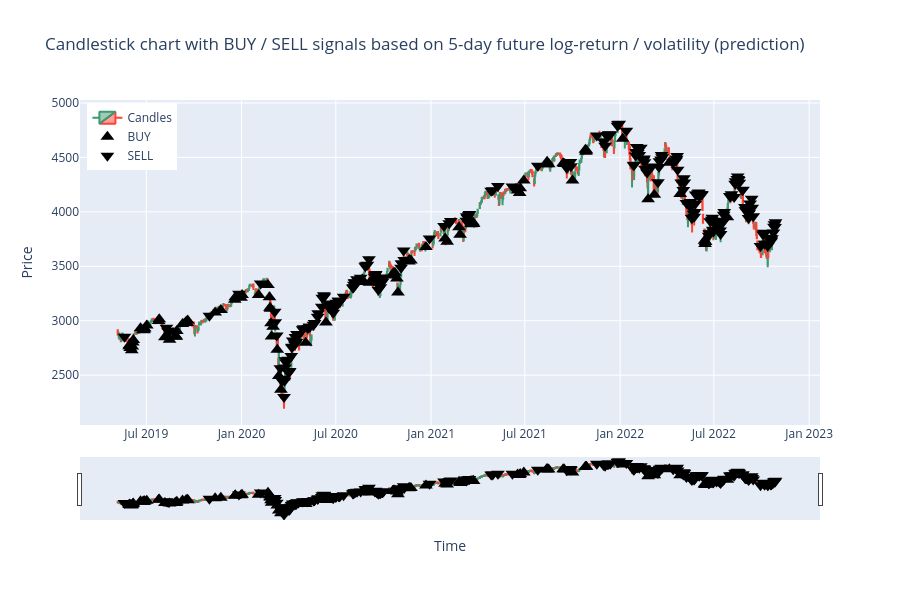

The cell this chart's notebook holds for it:
### Code cell
df_slice = df_ta.iloc[split_idx+SEQ_LEN:].copy()
y_pred_slice = y_pred[-len(df_slice):]  # make sure lengths match
df_slice = df_slice.copy()
df_slice["y_pred"] = y_pred_slice
# Identify signals
buy_signals = df_slice[df_slice["y_pred"] > thr_buy]
sell_signals = df_slice[df_slice["y_pred"] < -thr_sell]
# Create candlestick figure
fig = go.Figure(data=[go.Candlestick(
    x=df_slice.index,   # use index for x-axis
    open=df_slice['Open'],
    high=df_slice['High'],
    low=df_slice['Low'],
    close=df_slice['Close'],
    name='Candles'
)])
# BUY signals (triangle-up)
fig.add_trace(go.Scatter(
    x=buy_signals.index,
    y=buy_signals['Low'],  # anchor near candle low
    mode='markers', 
    marker=dict(symbol='triangle-up', size=12, color='black'), 
    name='BUY'
))
# SELL signals (triangle-down)
fig.add_trace(go.Scatter(
    x=sell_signals.index,
    y=sell_signals['High'],  # anchor near candle high
    mode='markers', 
    marker=dict(symbol='triangle-down', size=12, color='black'),
    name='SELL'
))
fig.update_layout(
    title=f"Candlestick chart with BUY / SELL signals based on {HORIZON}-day future log-return / volatility (prediction)",
    xaxis_title="Time", 
    yaxis_title="Price", 
    height=600,
    legend=dict(x=0.01, y=0.99)
)
path = "plots/improved_convlstm_full_test_pred.png"
fig.write_image(path)
fig.show()
display(Image(filename=path)) # Display static image (GitHub-compatible)

### Figure 1 — Plotly figure (JSON) as saved in the notebook; plotly's stock layout.template omitted (floating-point values rounded to 4 significant figures; data arrays with more than 128 entries replaced by an {"elided": "..."} marker saying what was removed)
{"data": [{"close": {"elided": "881 float values"}, "high": {"elided": "881 float values"}, "low": {"elided": "881 float values"}, "name": "Candles", "open": {"elided": "881 float values"}, "type": "candlestick", "x": {"elided": "881 str values"}}, {"marker": {"color": "black", "size": 12, "symbol": "triangle-up"}, "mode": "markers", "name": "BUY", "type": "scatter", "x": ["2019-05-29T00:00:00", "2019-05-30T00:00:00", "2019-05-31T00:00:00", "2019-06-03T00:00:00", "2019-06-04T00:00:00", "2019-06-05T00:00:00", "2019-06-06T00:00:00", "2019-06-20T00:00:00", "2019-06-25T00:00:00", "2019-06-26T00:00:00", "2019-06-27T00:00:00", "2019-06-28T00:00:00", "2019-07-02T00:00:00", "2019-07-25T00:00:00", "2019-07-26T00:00:00", "2019-08-06T00:00:00", "2019-08-15T00:00:00", "2019-08-26T00:00:00", "2019-08-27T00:00:00", "2019-08-28T00:00:00", "2019-08-29T00:00:00", "2019-09-09T00:00:00", "2019-09-16T00:00:00", "2019-09-18T00:00:00", "2019-09-19T00:00:00", "2019-11-11T00:00:00", "2019-11-22T00:00:00", "2019-12-19T00:00:00", "2019-12-20T00:00:00", "2019-12-31T00:00:00", "2020-01-02T00:00:00", "2020-02-03T00:00:00", "2020-02-21T00:00:00", "2020-02-24T00:00:00", "2020-02-25T00:00:00", "2020-02-26T00:00:00", "2020-02-27T00:00:00", "2020-02-28T00:00:00", "2020-03-02T00:00:00", "2020-03-10T00:00:00", "2020-03-13T00:00:00", "2020-03-17T00:00:00", "2020-05-04T00:00:00", "2020-06-12T00:00:00", "2020-08-20T00:00:00", "2020-08-21T00:00:00", "2020-09-04T00:00:00", "2020-09-09T00:00:00", "2020-10-19T00:00:00", "2020-10-20T00:00:00", "2020-10-22T00:00:00", "2020-10-23T00:00:00", "2020-10-27T00:00:00", "2020-10-29T00:00:00", "2020-11-19T00:00:00", "2020-11-20T00:00:00", "2020-11-23T00:00:00", "2020-12-22T00:00:00", "2021-01-28T00:00:00", "2021-02-01T00:00:00", "2021-02-24T00:00:00", "2021-02-26T00:00:00", "2021-03-19T00:00:00", "2021-03-23T00:00:00", "2021-03-24T00:00:00", "2021-06-17T00:00:00", "2021-06-21T00:00:00", "2021-06-22T00:00:00", "2021-06-29T00:00:00", "2021-08-12T00:00:00", "2021-08-13T00:00:00", "2021-08-16T00:00:00", "2021-09-13T00:00:00", "2021-09-15T00:00:00", "2021-10-01T00:00:00", "2021-10-26T00:00:00", "2021-10-27T00:00:00", "2021-10-28T00:00:00", "2022-01-06T00:00:00", "2022-02-24T00:00:00", "2022-03-08T00:00:00", "2022-04-06T00:00:00", "2022-04-27T00:00:00", "2022-06-13T00:00:00", "2022-06-14T00:00:00", "2022-06-15T00:00:00", "2022-07-27T00:00:00"], "y": [2766.0, 2777.0, 2751.0, 2729.0, 2763.0, 2801.0, 2822.0, 2932.0, 2916.0, 2913.0, 2919.0, 2929.0, 2956.0, 2997.0, 3013.0, 2847.0, 2826.0, 2856.0, 2861.0, 2853.0, 2906.0, 2969.0, 2991.0, 2979.0, 3003.0, 3076.0, 3099.0, 3192.0, 3216.0, 3212.0, 3236.0, 3236.0, 3328.0, 3215.0, 3119.0, 3109.0, 2977.0, 2856.0, 2945.0, 2734.0, 2492.0, 2367.0, 2798.0, 2984.0, 3355.0, 3379.0, 3350.0, 3367.0, 3420.0, 3436.0, 3415.0, 3440.0, 3389.0, 3260.0, 3544.0, 3557.0, 3553.0, 3676.0, 3756.0, 3726.0, 3860.0, 3790.0, 3887.0, 3902.0, 3889.0, 4196.0, 4173.0, 4217.0, 4287.0, 4436.0, 4461.0, 4438.0, 4446.0, 4438.0, 4289.0, 4569.0, 4552.0, 4563.0, 4671.0, 4115.0, 4158.0, 4450.0, 4163.0, 3734.0, 3706.0, 3722.0, 3951.0]}, {"marker": {"color": "black", "size": 12, "symbol": "triangle-down"}, "mode": "markers", "name": "SELL", "type": "scatter", "x": {"elided": "224 str values"}, "y": {"elided": "224 float values"}}], "layout": {"height": 600, "legend": {"x": 0.01, "y": 0.99}, "title": {"text": "Candlestick chart with BUY / SELL signals based on 5-day future log-return / volatility (prediction)"}, "xaxis": {"title": {"text": "Time"}}, "yaxis": {"title": {"text": "Price"}}}}
